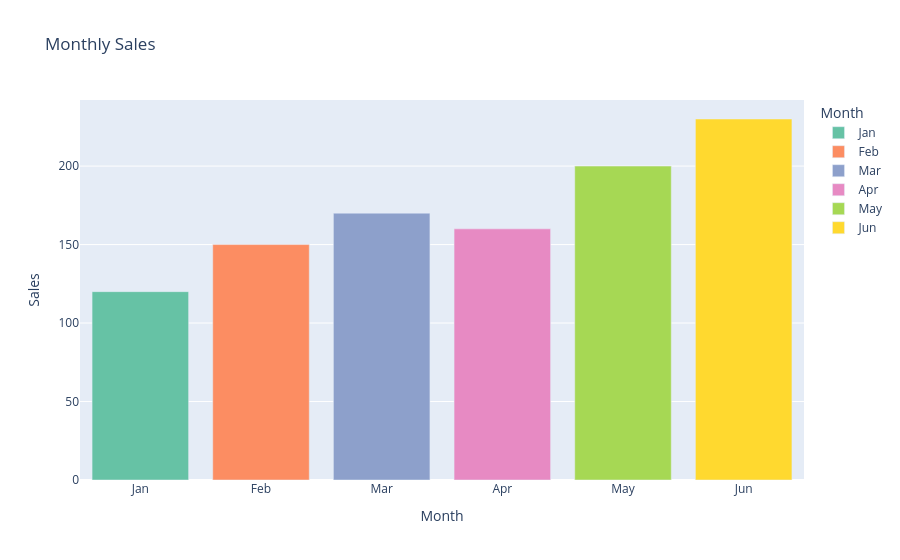

This figure's notebook cell:
### Markdown cell above
#### Plotly

### Code cell
import plotly.express as px
import pandas as pd

# Sample Data
df = pd.DataFrame({
    "Month": ["Jan", "Feb", "Mar", "Apr", "May", "Jun"],
    "Sales": [120, 150, 170, 160, 200, 230]
})

# Bar Plot
fig = px.bar(
    df,
    x="Month",
    y="Sales",
    title="Monthly Sales",
    color="Month",
    color_discrete_sequence=px.colors.qualitative.Set2
)

fig.show()

### Figure 1 — Plotly figure (JSON) as saved in the notebook; plotly's stock layout.template omitted (floating-point values rounded to 4 significant figures)
{"data": [{"hovertemplate": "Month=%{x}<br>Sales=%{y}<extra></extra>", "legendgroup": "Jan", "marker": {"color": "rgb(102,194,165)", "pattern": {"shape": ""}}, "name": "Jan", "orientation": "v", "showlegend": true, "textposition": "auto", "type": "bar", "x": ["Jan"], "xaxis": "x", "y": [120], "yaxis": "y"}, {"hovertemplate": "Month=%{x}<br>Sales=%{y}<extra></extra>", "legendgroup": "Feb", "marker": {"color": "rgb(252,141,98)", "pattern": {"shape": ""}}, "name": "Feb", "orientation": "v", "showlegend": true, "textposition": "auto", "type": "bar", "x": ["Feb"], "xaxis": "x", "y": [150], "yaxis": "y"}, {"hovertemplate": "Month=%{x}<br>Sales=%{y}<extra></extra>", "legendgroup": "Mar", "marker": {"color": "rgb(141,160,203)", "pattern": {"shape": ""}}, "name": "Mar", "orientation": "v", "showlegend": true, "textposition": "auto", "type": "bar", "x": ["Mar"], "xaxis": "x", "y": [170], "yaxis": "y"}, {"hovertemplate": "Month=%{x}<br>Sales=%{y}<extra></extra>", "legendgroup": "Apr", "marker": {"color": "rgb(231,138,195)", "pattern": {"shape": ""}}, "name": "Apr", "orientation": "v", "showlegend": true, "textposition": "auto", "type": "bar", "x": ["Apr"], "xaxis": "x", "y": [160], "yaxis": "y"}, {"hovertemplate": "Month=%{x}<br>Sales=%{y}<extra></extra>", "legendgroup": "May", "marker": {"color": "rgb(166,216,84)", "pattern": {"shape": ""}}, "name": "May", "orientation": "v", "showlegend": true, "textposition": "auto", "type": "bar", "x": ["May"], "xaxis": "x", "y": [200], "yaxis": "y"}, {"hovertemplate": "Month=%{x}<br>Sales=%{y}<extra></extra>", "legendgroup": "Jun", "marker": {"color": "rgb(255,217,47)", "pattern": {"shape": ""}}, "name": "Jun", "orientation": "v", "showlegend": true, "textposition": "auto", "type": "bar", "x": ["Jun"], "xaxis": "x", "y": [230], "yaxis": "y"}], "layout": {"barmode": "relative", "legend": {"title": {"text": "Month"}, "tracegroupgap": 0}, "title": {"text": "Monthly Sales"}, "xaxis": {"anchor": "y", "categoryarray": ["Jan", "Feb", "Mar", "Apr", "May", "Jun"], "categoryorder": "array", "domain": [0, 1], "title": {"text": "Month"}}, "yaxis": {"anchor": "x", "domain": [0, 1], "title": {"text": "Sales"}}}}
